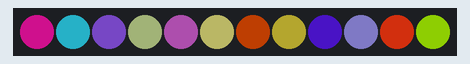
Simulated run of this sketch. Board: Arduino Uno, built with avr-gcc and run on an emulated ATmega328P. Shown: 12 RGB LEDs in strip order, left to right. Dim RGB values are drawn brighter than linear; random numbers use the default seed unless the sketch sets one.

Above: at 0.1 s.
At 4.1 s:
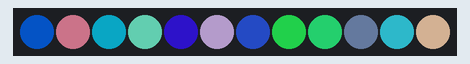
At 9.1 s:
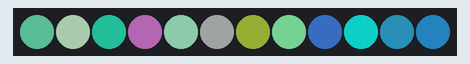
At 19.1 s:
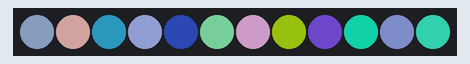
At 28.2 s:
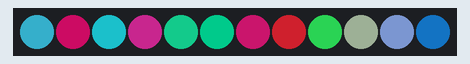
At 38.2 s:
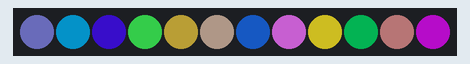

Measured:
- what the display in image 1 shows lasts 1.0 s, from 4.0 s to 5.0 s

The sketch:

sketch_apr23a.ino
```cpp
//Import de la librería
#include <Adafruit_NeoPixel.h>
//Pin al que se conectan los led
#define PIN            6
//Cantidad de leds en la tira
#define NUMPIXELS      12
//Objeto Anillo Pixel (Pixels,Pin,Pixel Type)
Adafruit_NeoPixel Tirapixeles = Adafruit_NeoPixel(NUMPIXELS, PIN, NEO_GRB + NEO_KHZ800);
void setup() {
  Tirapixeles.begin();
  Tirapixeles.setBrightness(128);
  Tirapixeles.show();

}

void loop() {
  for(int x =0; x<=NUMPIXELS; x++){
    int g = random(0,255);
    int r = random(0,255);
    int b = random(0,255);
    Tirapixeles.setPixelColor(x,g,r,b);
  }
  Tirapixeles.show();
  delay(1000);
}
```
